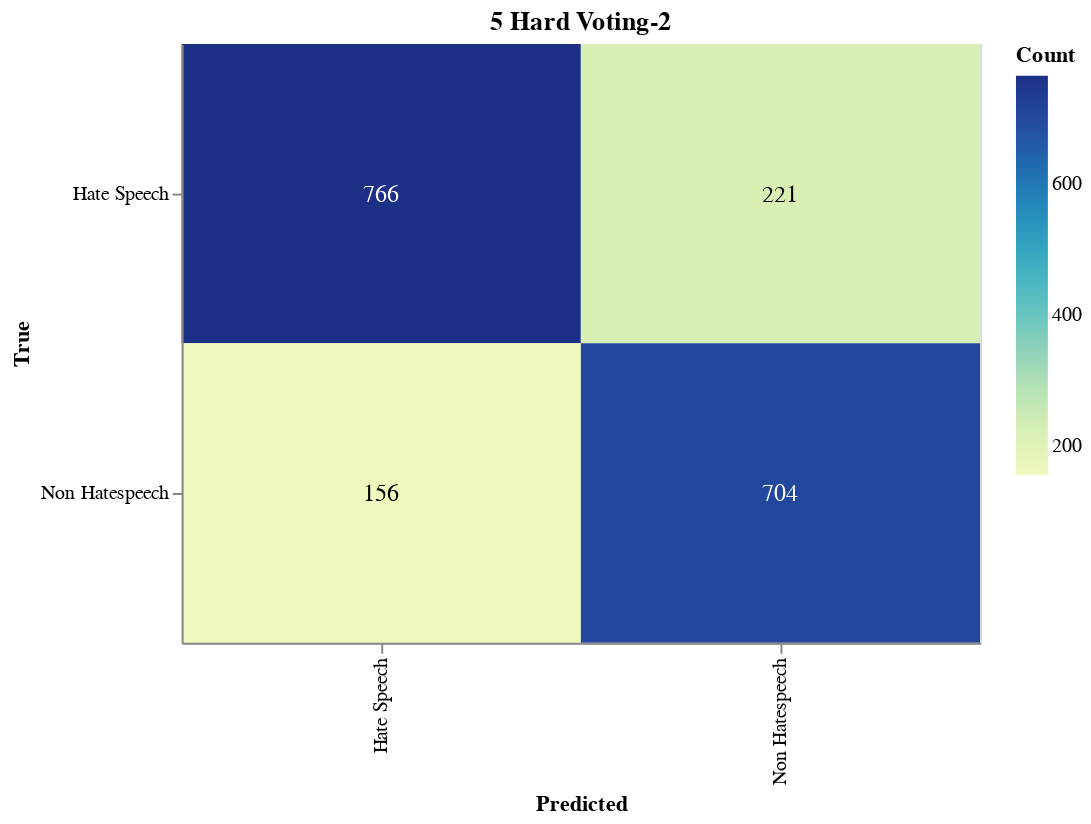

The cell this chart's notebook holds for it:
### Code cell
import altair as alt
import pandas as pd
from sklearn.metrics import confusion_matrix

# Calculate the confusion matrix
cm = confusion_matrix(validation_labels, validation_predictions)

# Define class names
class_names = ['Negative', 'Neutral', 'Positive']

# Convert confusion matrix to DataFrame
cm_df = pd.DataFrame(cm, index=class_names, columns=class_names).reset_index().melt(id_vars='index')
cm_df.columns = ['True', 'Predicted', 'Count']

# Ensure the order of categories
cm_df['True'] = pd.Categorical(cm_df['True'], categories=class_names, ordered=True)
cm_df['Predicted'] = pd.Categorical(cm_df['Predicted'], categories=class_names, ordered=True)

# Create the Altair plot
heatmap = alt.Chart(cm_df).mark_rect().encode(
    x=alt.X('Predicted:O', sort=class_names),
    y=alt.Y('True:O', sort=class_names),
    color='Count:Q',
    tooltip=['True', 'Predicted', 'Count']
).properties(
    width=400,
    height=300,
    title='OF_Using_FIRE 5HV-2'
)

# Add text labels
text = heatmap.mark_text(
    align='center',
    baseline='middle',
    fontSize=12
).encode(
    text='Count:Q',
    color=alt.condition(
        alt.datum.Count > cm.max() / 2,
        alt.value('white'),
        alt.value('black')
    )
)

# Combine heatmap and text
final_chart = heatmap + text

# Display the plot
final_chart.show()

### Figure 1 — Vega-Lite specification as saved in the notebook (floating-point values rounded to 4 significant figures)
{"config": {"view": {"continuousWidth": 300, "continuousHeight": 300}}, "layer": [{"mark": {"type": "rect"}, "encoding": {"color": {"field": "Count", "type": "quantitative"}, "tooltip": [{"field": "True", "type": "ordinal"}, {"field": "Predicted", "type": "ordinal"}, {"field": "Count", "type": "quantitative"}], "x": {"field": "Predicted", "sort": ["Hate Speech", "Non Hatespeech"], "type": "ordinal"}, "y": {"field": "True", "sort": ["Hate Speech", "Non Hatespeech"], "type": "ordinal"}}, "title": "5 Hard Voting-2"}, {"mark": {"type": "text", "align": "center", "baseline": "middle", "fontSize": 12}, "encoding": {"color": {"condition": {"test": "(datum.Count > 383.0)", "value": "white"}, "value": "black"}, "text": {"field": "Count", "type": "quantitative"}, "tooltip": [{"field": "True", "type": "ordinal"}, {"field": "Predicted", "type": "ordinal"}, {"field": "Count", "type": "quantitative"}], "x": {"field": "Predicted", "sort": ["Hate Speech", "Non Hatespeech"], "type": "ordinal"}, "y": {"field": "True", "sort": ["Hate Speech", "Non Hatespeech"], "type": "ordinal"}}, "title": "5 Hard Voting-2"}], "data": {"name": "data-285f229623bd4bc0f01795c868d32a1b"}, "height": 300, "width": 400, "$schema": "https://vega.github.io/schema/vega-lite/v5.17.0.json", "datasets": {"data-285f229623bd4bc0f01795c868d32a1b": [{"True": "Hate Speech", "Predicted": "Hate Speech", "Count": 766}, {"True": "Non Hatespeech", "Predicted": "Hate Speech", "Count": 156}, {"True": "Hate Speech", "Predicted": "Non Hatespeech", "Count": 221}, {"True": "Non Hatespeech", "Predicted": "Non Hatespeech", "Count": 704}]}}
